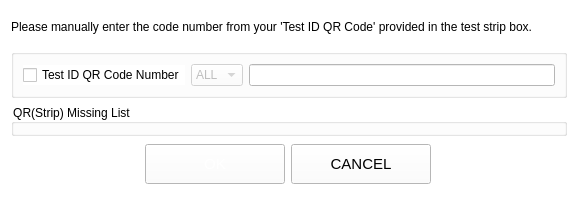
<?xml version="1.0" encoding="UTF-8"?>
<ui version="4.0">
 <class>QRStripCheckDlg</class>
 <widget class="QWidget" name="QRStripCheckDlg">
  <property name="geometry">
   <rect>
    <x>0</x>
    <y>0</y>
    <width>578</width>
    <height>198</height>
   </rect>
  </property>
  <property name="windowTitle">
   <string>Form</string>
  </property>
  <property name="styleSheet">
   <string notr="true">background-color: rgb(255, 255, 255);</string>
  </property>
  <layout class="QGridLayout" name="gridLayout">
   <item row="2" column="0" colspan="3">
    <widget class="QGroupBox" name="groupMissingList">
     <property name="title">
      <string>QR(Strip) Missing List</string>
     </property>
    </widget>
   </item>
   <item row="0" column="0" colspan="3">
    <widget class="QLabel" name="label">
     <property name="text">
      <string>&lt;html&gt;&lt;head/&gt;&lt;body&gt;&lt;p&gt;Please manually enter the code number from your 'Test ID QR Code' provided in the test strip box.&lt;/p&gt;&lt;/body&gt;&lt;/html&gt;</string>
     </property>
    </widget>
   </item>
   <item row="3" column="2">
    <spacer name="horizontalSpacer">
     <property name="orientation">
      <enum>Qt::Horizontal</enum>
     </property>
     <property name="sizeHint" stdset="0">
      <size>
       <width>40</width>
       <height>20</height>
      </size>
     </property>
    </spacer>
   </item>
   <item row="3" column="1">
    <widget class="QWidget" name="widget" native="true">
     <property name="minimumSize">
      <size>
       <width>300</width>
       <height>45</height>
      </size>
     </property>
     <property name="maximumSize">
      <size>
       <width>300</width>
       <height>45</height>
      </size>
     </property>
     <layout class="QHBoxLayout" name="horizontalLayout_2">
      <property name="spacing">
       <number>0</number>
      </property>
      <property name="leftMargin">
       <number>0</number>
      </property>
      <property name="topMargin">
       <number>0</number>
      </property>
      <property name="rightMargin">
       <number>0</number>
      </property>
      <property name="bottomMargin">
       <number>0</number>
      </property>
      <item>
       <widget class="CustomImageButtonWidget" name="btnOK">
        <property name="minimumSize">
         <size>
          <width>140</width>
          <height>40</height>
         </size>
        </property>
        <property name="maximumSize">
         <size>
          <width>140</width>
          <height>40</height>
         </size>
        </property>
        <property name="palette">
         <palette>
          <active>
           <colorrole role="Button">
            <brush brushstyle="SolidPattern">
             <color alpha="255">
              <red>255</red>
              <green>255</green>
              <blue>255</blue>
             </color>
            </brush>
           </colorrole>
           <colorrole role="ButtonText">
            <brush brushstyle="SolidPattern">
             <color alpha="255">
              <red>255</red>
              <green>255</green>
              <blue>255</blue>
             </color>
            </brush>
           </colorrole>
           <colorrole role="Base">
            <brush brushstyle="SolidPattern">
             <color alpha="255">
              <red>255</red>
              <green>255</green>
              <blue>255</blue>
             </color>
            </brush>
           </colorrole>
           <colorrole role="Window">
            <brush brushstyle="SolidPattern">
             <color alpha="255">
              <red>255</red>
              <green>255</green>
              <blue>255</blue>
             </color>
            </brush>
           </colorrole>
          </active>
          <inactive>
           <colorrole role="Button">
            <brush brushstyle="SolidPattern">
             <color alpha="255">
              <red>255</red>
              <green>255</green>
              <blue>255</blue>
             </color>
            </brush>
           </colorrole>
           <colorrole role="ButtonText">
            <brush brushstyle="SolidPattern">
             <color alpha="255">
              <red>255</red>
              <green>255</green>
              <blue>255</blue>
             </color>
            </brush>
           </colorrole>
           <colorrole role="Base">
            <brush brushstyle="SolidPattern">
             <color alpha="255">
              <red>255</red>
              <green>255</green>
              <blue>255</blue>
             </color>
            </brush>
           </colorrole>
           <colorrole role="Window">
            <brush brushstyle="SolidPattern">
             <color alpha="255">
              <red>255</red>
              <green>255</green>
              <blue>255</blue>
             </color>
            </brush>
           </colorrole>
          </inactive>
          <disabled>
           <colorrole role="Button">
            <brush brushstyle="SolidPattern">
             <color alpha="255">
              <red>255</red>
              <green>255</green>
              <blue>255</blue>
             </color>
            </brush>
           </colorrole>
           <colorrole role="ButtonText">
            <brush brushstyle="SolidPattern">
             <color alpha="255">
              <red>120</red>
              <green>120</green>
              <blue>120</blue>
             </color>
            </brush>
           </colorrole>
           <colorrole role="Base">
            <brush brushstyle="SolidPattern">
             <color alpha="255">
              <red>255</red>
              <green>255</green>
              <blue>255</blue>
             </color>
            </brush>
           </colorrole>
           <colorrole role="Window">
            <brush brushstyle="SolidPattern">
             <color alpha="255">
              <red>255</red>
              <green>255</green>
              <blue>255</blue>
             </color>
            </brush>
           </colorrole>
          </disabled>
         </palette>
        </property>
        <property name="font">
         <font>
          <pointsize>11</pointsize>
         </font>
        </property>
        <property name="text">
         <string>OK</string>
        </property>
       </widget>
      </item>
      <item>
       <widget class="CustomImageButtonWidget" name="btnCancel">
        <property name="minimumSize">
         <size>
          <width>140</width>
          <height>40</height>
         </size>
        </property>
        <property name="maximumSize">
         <size>
          <width>140</width>
          <height>40</height>
         </size>
        </property>
        <property name="font">
         <font>
          <pointsize>11</pointsize>
         </font>
        </property>
        <property name="text">
         <string>CANCEL</string>
        </property>
       </widget>
      </item>
     </layout>
    </widget>
   </item>
   <item row="3" column="0">
    <spacer name="horizontalSpacer_2">
     <property name="orientation">
      <enum>Qt::Horizontal</enum>
     </property>
     <property name="sizeHint" stdset="0">
      <size>
       <width>40</width>
       <height>20</height>
      </size>
     </property>
    </spacer>
   </item>
   <item row="1" column="0" colspan="3">
    <widget class="QGroupBox" name="groupBatch">
     <property name="title">
      <string/>
     </property>
     <layout class="QGridLayout" name="gridLayout_2">
      <item row="0" column="0">
       <widget class="CCheckBoxParentWidget" name="checkUseBatch">
        <property name="enabled">
         <bool>true</bool>
        </property>
        <property name="text">
         <string>Test ID QR Code Number</string>
        </property>
       </widget>
      </item>
      <item row="0" column="2">
       <widget class="QLineEdit" name="editBatchLotNumber">
        <property name="enabled">
         <bool>false</bool>
        </property>
       </widget>
      </item>
      <item row="0" column="1">
       <widget class="CustomComboBox" name="comboPanelSelect">
        <property name="enabled">
         <bool>false</bool>
        </property>
        <item>
         <property name="text">
          <string>ALL</string>
         </property>
        </item>
       </widget>
      </item>
     </layout>
    </widget>
   </item>
  </layout>
 </widget>
 <customwidgets>
  <customwidget>
   <class>CustomImageButtonWidget</class>
   <extends>QPushButton</extends>
   <header>UIClass/CustomWidget/CustomImageButtonWidget.h</header>
  </customwidget>
  <customwidget>
   <class>CCheckBoxParentWidget</class>
   <extends>QCheckBox</extends>
   <header>Common/CommonParentWidget/CCheckBoxParentWidget.h</header>
  </customwidget>
  <customwidget>
   <class>CustomComboBox</class>
   <extends>QComboBox</extends>
   <header>UIClass/CustomWidget/CustomComboBox.h</header>
  </customwidget>
 </customwidgets>
 <resources/>
 <connections/>
</ui>
